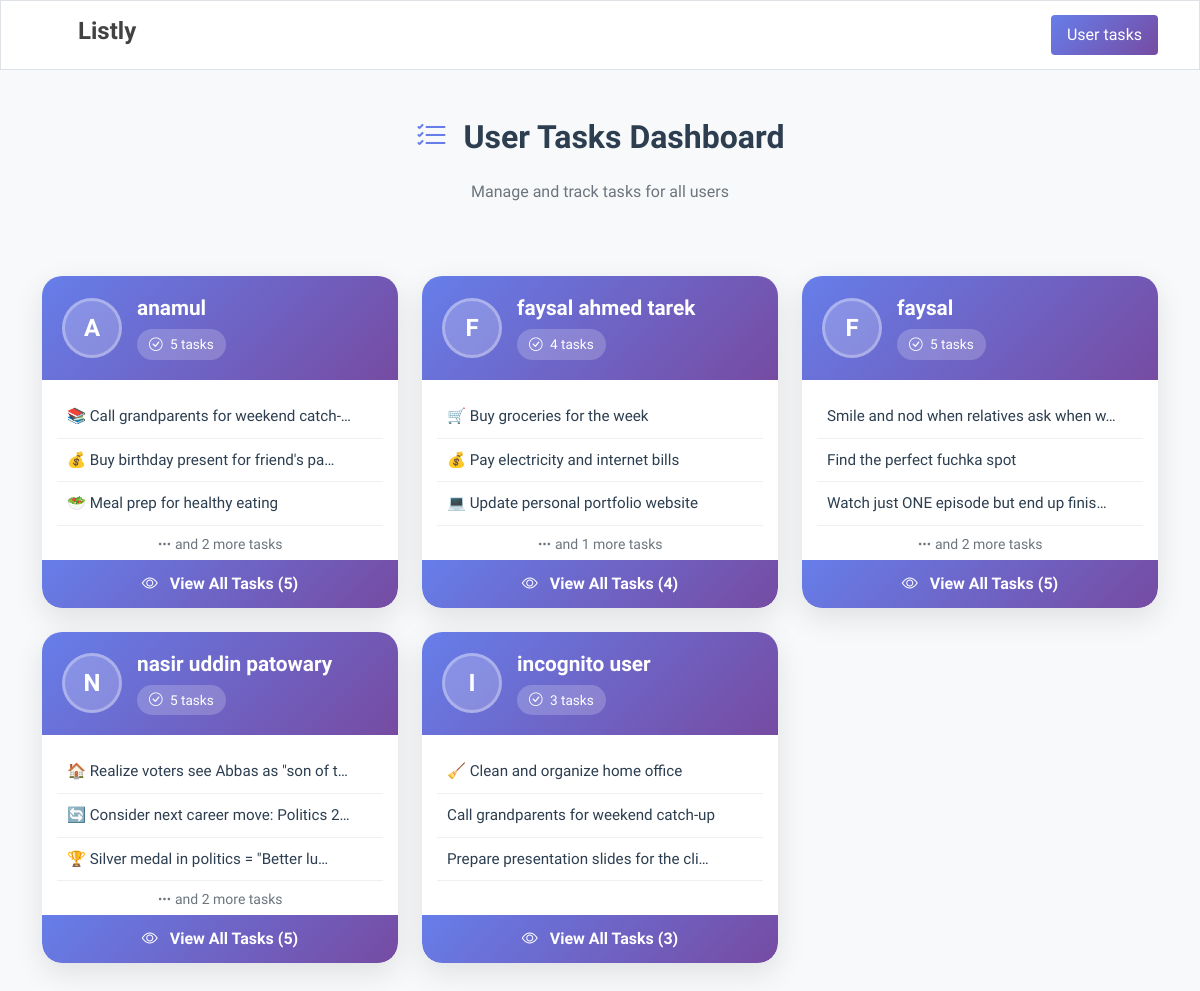
Page /user_tasks/ on the earlier database version.
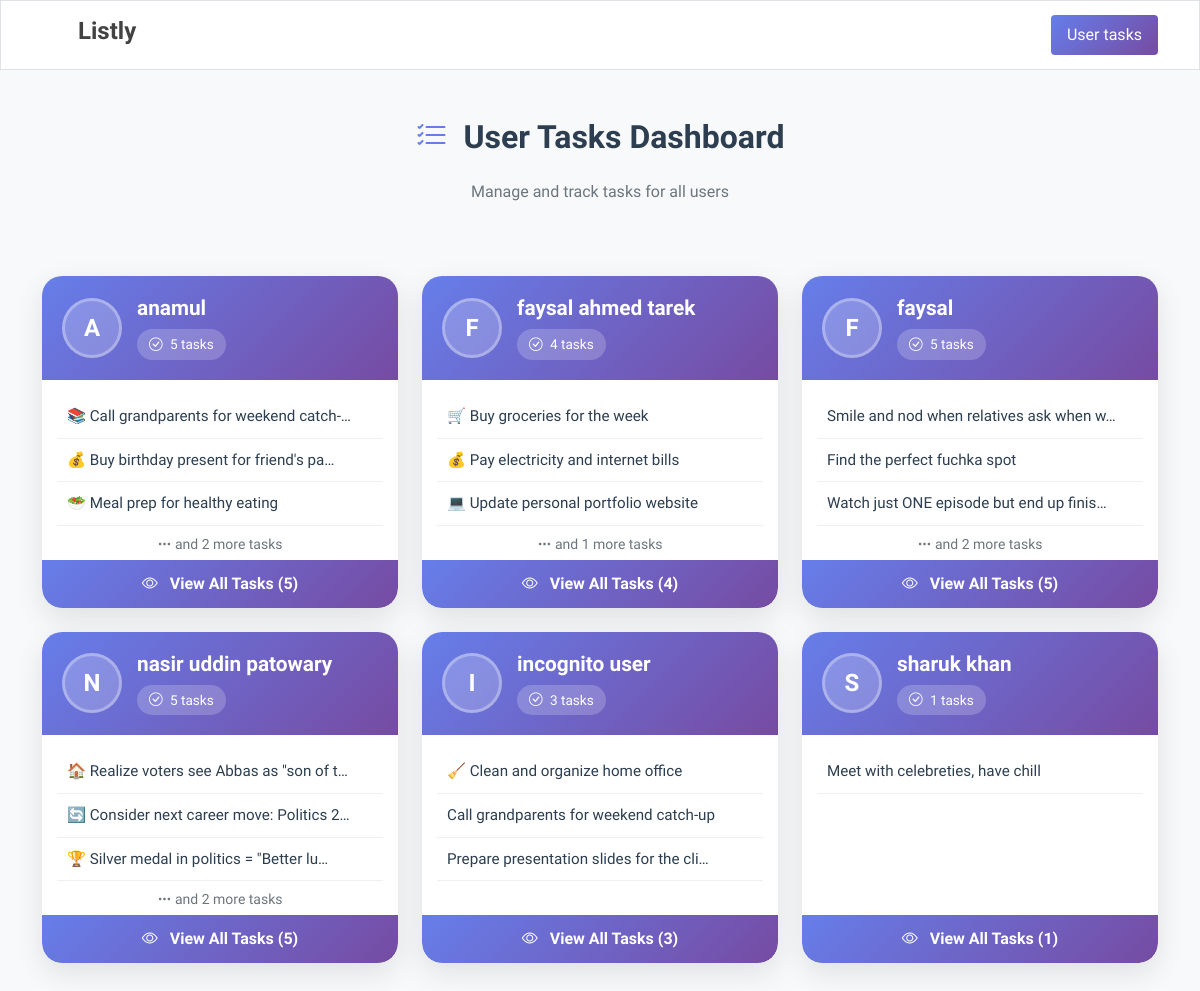
Same page on the later database version.
### listly_app/models.py (models this page shows, shortened)
class listly_user(models.Model):
    user_name = models.CharField(max_length=50)
    class Meta :
        verbose_name = "user"
        verbose_name_plural = "users"

class task(models.Model):
    description = models.CharField(max_length=200)
    completed = models.BooleanField()
    created_at = models.DateTimeField(auto_now_add=True)
    updated_at = models.DateTimeField(auto_now=True)
    username = models.ForeignKey(
        listly_user, related_name="userTasks", on_delete=models.CASCADE
    )

### listly_app/views.py (the view)
# urls.py: path("user_tasks/", user_lists, name="user_lists"),
def user_lists(request):
    data = listly_user.objects.prefetch_related(
        Prefetch("userTasks", queryset=task.objects.filter(completed=False))
    ).all()
    return render(request, "user_lists.html", {"data": data})

### listly_app/templates/user_lists.html (shortened to what this page needs)
{% extends 'global.html' %}
{% load static %}
{% block styles %}
    <link rel="stylesheet" href="{% static 'css/user_lists.css' %}">
{% endblock %}
{% block content %}
<div class="container my-5">
    <div class="row mb-4">
        <div class="col-12">
            <h2 class="text-center mb-4" style="color: #2c3e50; font-weight: 700;">
                <i class="bi bi-list-check me-2" style="color: #667eea;"></i>
                User Tasks Dashboard
            </h2>
            <p class="text-center text-muted mb-5">Manage and track tasks for all users</p>
        </div>
    </div>
    <div class="row g-4">
        {% for ele in data %}
        <div class="col-md-6 col-lg-4">
            <div class="user-card">
                <div class="user-card-header d-flex align-items-center">
                    <div class="user-avatar">
                        {{ ele.user_name|first|upper }}
                    </div>
                    <div>
                        <h4 class="user-name">{{ ele.user_name }}</h4>
                        <span class="task-count">
                            <i class="bi bi-check-circle me-1"></i>
                            {{ ele.userTasks.all|length }} tasks
                        </span>
                    </div>
                </div>
                <div class="task-preview">
                    {% if ele.userTasks.all %}
                        {% for list in ele.userTasks.all|slice:"3" %}
                        <div class="task-item">
                            <div class="task-description">
                                {{ list.description|truncatechars:40 }}
                            </div>
                        </div>
                        {% endfor %}
                        {% if ele.userTasks.all|length > 3 %}
                        <div class="text-center text-muted small mt-2">
                            <i class="bi bi-three-dots"></i>
                            and {{ ele.userTasks.all|length|add:"-3" }} more tasks
                        </div>
                        {% endif %}
                    {% else %}
                        <div class="text-center text-muted py-4">
                            <i class="bi bi-inbox" style="font-size: 2rem;"></i>
                            <p class="mt-2">No tasks yet</p>
                        </div>
                    {% endif %}
                </div>
                <button class="view-all-btn" data-bs-toggle="modal" data-bs-target="#userModal{{ forloop.counter }}">
                    <i class="bi bi-eye me-2"></i>
                    View All Tasks ({{ ele.userTasks.all|length }})
                </button>
            </div>
        </div>
        {% endfor %}
    </div>
</div>
{% endblock %}

Differences in the rows shown:
added listly_user: user_name|first "S", user_name "sharuk khan", userTasks.all|length "1"
added task: description "Meet with celebreties, have chill", shown under "S"
